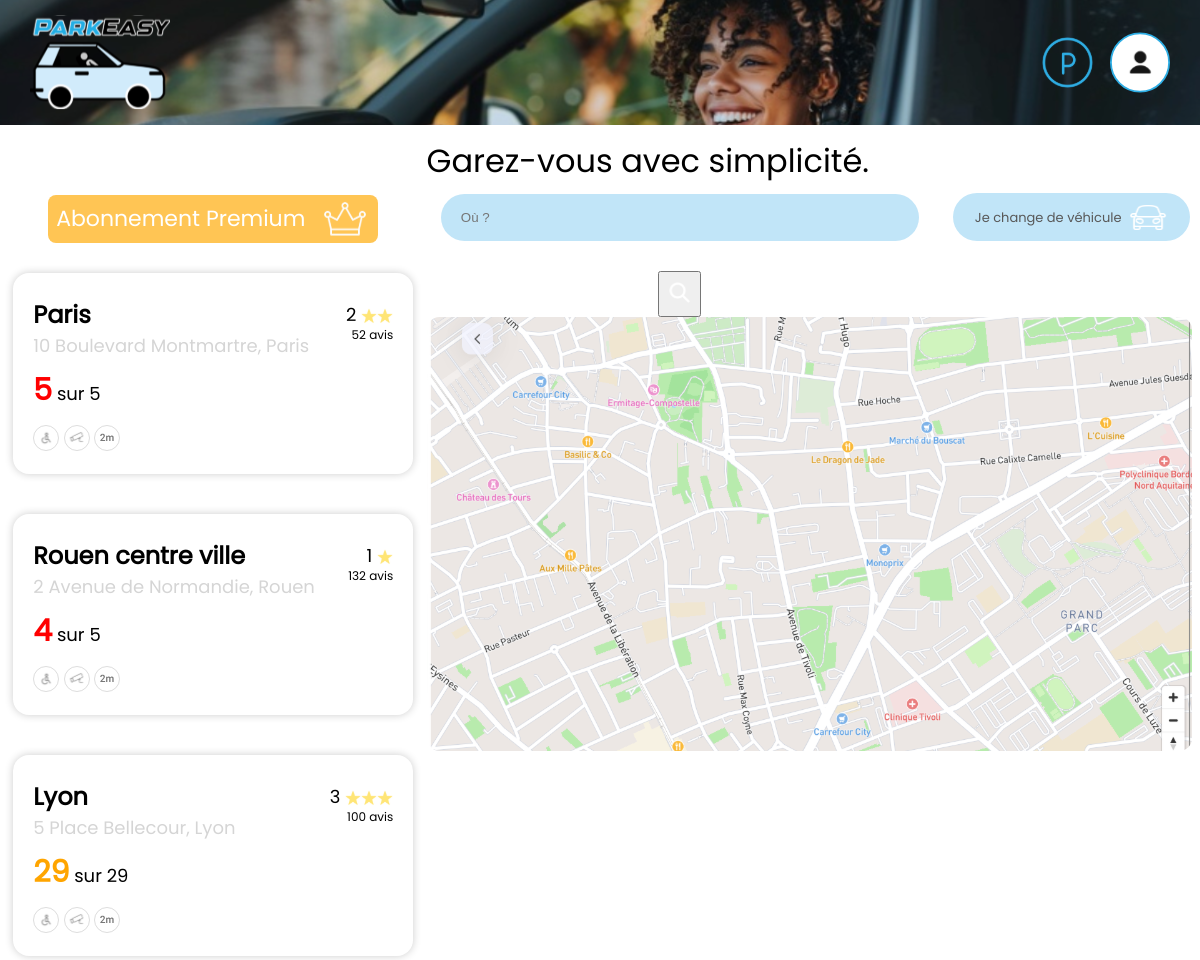
Page /home on the earlier database version.
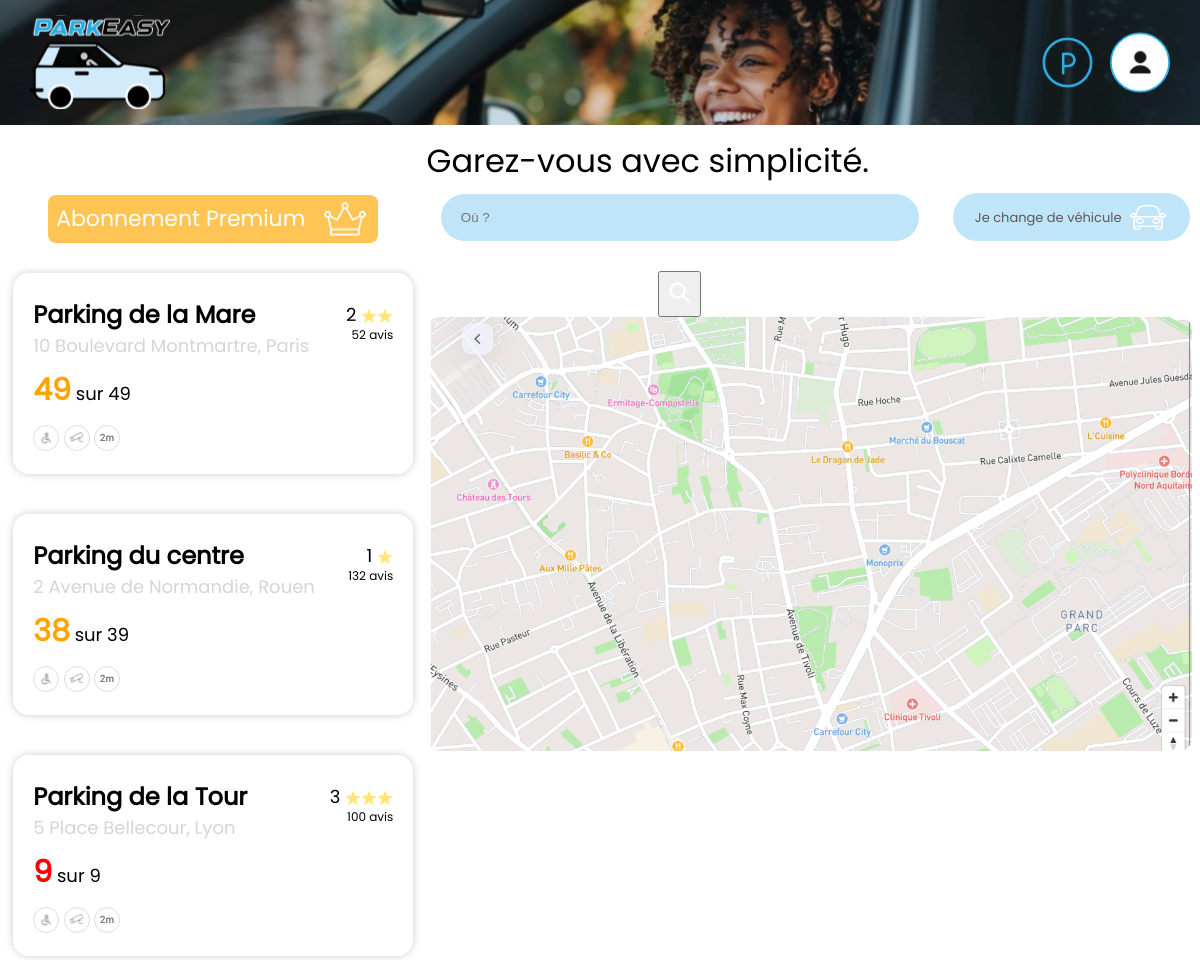
Same page on the later database version.
### tables this page shows
CREATE TABLE Parking (
        Park_Id INTEGER PRIMARY KEY AUTOINCREMENT,
        Nom_Parking TEXT UNIQUE NOT NULL,
        Adresse_Parking TEXT NOT NULL,
        Ville_Parking TEXT NOT NULL,
        Hauteur_max REAL NOT NULL,
        A_Places_handicapees INTEGER NOT NULL DEFAULT 0,
        Est_Sous_Surveillance INTEGER NOT NULL DEFAULT 0,
        Est_Couvert INTEGER NOT NULL DEFAULT 0,
        Est_Horaire_24h INTEGER NOT NULL DEFAULT 0 
    );

### app.py (the view, shortened to what this page needs)
@app.route('/home', methods=['GET','POST'])
def home():
    if request.method == 'GET':
        with connect_db() as db:
            cursor = db.cursor()
            cursor.execute("SELECT * FROM Parking")
            parkings =  cursor.fetchall()
            parking1 = random.choice(parkings)
            parkings.remove(parking1)
            parking2 = random.choice(parkings)
            parkings.remove(parking2)
            parking3 = random.choice(parkings)
            parkings.remove(parking3)
            cursor.execute("SELECT COUNT(Place.Place_Id) FROM Place LEFT JOIN Reservation ON Place.Place_Id = Reservation.Place_Id AND Reservation.Date_Fin_Reservation >= datetime('now') WHERE Place.Park_Id = ? AND Reservation.Place_Id IS NULL;", (parking1[0],))
            nombre_places_disponibles_parking1 = cursor.fetchone()[0]
            cursor.execute("SELECT COUNT(Place.Place_Id) FROM Place WHERE Park_Id = ?", (parking1[0],))
            nombre_places_totales_parking1 = cursor.fetchone()[0]
            if nombre_places_disponibles_parking1 < 25:
                color1 = 'red'
            elif nombre_places_disponibles_parking1 < 50:
                color1 = 'orange'
            else:
                color1 = 'green'
            cursor.execute("SELECT COUNT(Place.Place_Id) FROM Place LEFT JOIN Reservation ON Place.Place_Id = Reservation.Place_Id AND Reservation.Date_Fin_Reservation >= datetime('now') WHERE Place.Park_Id = ? AND Reservation.Place_Id IS NULL;", (parking2[0],))
            nombre_places_disponibles_parking2 = cursor.fetchone()[0]
            cursor.execute("SELECT COUNT(Place.Place_Id) FROM Place WHERE Park_Id = ?", (parking2[0],))
            nombre_places_totales_parking2 = cursor.fetchone()[0]
            if nombre_places_disponibles_parking2 < 25:
                color2 = 'red'
            elif nombre_places_disponibles_parking2 < 50:
                color2 = 'orange'
            else:
                color2 = 'green'
            cursor.execute("SELECT COUNT(Place.Place_Id) FROM Place LEFT JOIN Reservation ON Place.Place_Id = Reservation.Place_Id AND Reservation.Date_Fin_Reservation >= datetime('now') WHERE Place.Park_Id = ? AND Reservation.Place_Id IS NULL;", (parking3[0],))
            nombre_places_disponibles_parking3 = cursor.fetchone()[0]
            cursor.execute("SELECT COUNT(Place.Place_Id) FROM Place WHERE Park_Id = ?", (parking3[0],))
            nombre_places_totales_parking3 = cursor.fetchone()[0]
            if nombre_places_disponibles_parking3 < 25:
                color3 = 'red'
            elif nombre_places_disponibles_parking3 < 50:
                color3 = 'orange'
            else:
                color3 = 'green'
        return render_template('home.html', parking1=parking1, parking2=parking2, parking3=parking3, nombre_places_disponibles_parking1=nombre_places_disponibles_parking1, nombre_places_disponibles_parking2=nombre_places_disponibles_parking2, nombre_places_disponibles_parking3=nombre_places_disponibles_parking3, nombre_places_totales_parking1=nombre_places_totales_parking1, nombre_places_totales_parking2=nombre_places_totales_parking2, nombre_places_totales_parking3=nombre_places_totales_parking3, color1=color1, color2=color2, color3=color3)

### app.py (called while the page is built)
def connect_db():
    db_path = 'ParkEase.db'
    return sqlite3.connect(db_path)

### templates/home.html (shortened to what this page needs)
<!DOCTYPE html>
<html lang="fr">
<head>
    <link rel="stylesheet" href="/static/reset.css">
    <link rel="stylesheet" href="/static/home.css">
    <link rel="stylesheet" href="/static/global.css">
</head>
<div class="navbar">
    <img class="logo" src="../static/Picture/logo.svg" alt="logo">
    <div class="navaccount">
        <img class="indication" src="../static/Picture/indication.svg" alt="indication">
        <img class="account" src="../static/Picture/account.svg" alt="account">
    </div>
</div>
<body>
    <div class="wrapper">
        <div class="container">
            <div class="main">
                <div class="firstcontainer">
                    <a href="#" class="premiumcontainer">
                        <p class="abonnementpremium">Abonnement Premium</p>
                        <img class="premium" src="../static/Picture/Crown.svg" alt="logo">
                    </a>
                    <div class="cardcontainer">
                        <a href="/detailparking/{{parking1[0]}}" class="card">
                            <div class="leftcontainer">
                                <h2 class="cardtitle">{{ parking1[1] }}</h2>
                                <p class="cardparagraph">{{ parking1[2] }}</p>
                                <p class="cardnbplace"><span id="{{color1}}">{{ nombre_places_disponibles_parking1 }}</span> sur {{ nombre_places_totales_parking1 }}</p>
                                <div class="cardpicturecontainer">
                                    <img class="cardpicture" src="../static/Picture/handicap.svg" alt="handicap">
                                    <img class="cardpicture" src="../static/Picture/camera.svg" alt="camera">
                                    <img class="cardpicture" src="../static/Picture/hauteur.svg" alt="hauteur">
                                </div>
                            </div>
                            <div class="rightcontainer">
                                <div class="notecontainer">
                                    <p class="note">2</p>
                                    <img class="star" src="../static/Picture/Star.svg" alt="star">
                                    <img class="star" src="../static/Picture/Star.svg" alt="star">
                                </div>
                                <p class="nbavis">52 avis</p>
                            </div>
                        </a>
                        <a href="/detailparking/{{parking2[0]}}" class="card">
                            <div class="leftcontainer">
                                <h2 class="cardtitle">{{ parking2[1] }}</h2>
                                <p class="cardparagraph">{{ parking2[2] }}</p>
                                <p class="cardnbplace"><span id="{{color2}}">{{ nombre_places_disponibles_parking2 }}</span> sur {{ nombre_places_totales_parking2 }}</p>
                                <div class="cardpicturecontainer">
                                    <img class="cardpicture" src="../static/Picture/handicap.svg" alt="handicap">
                                    <img class="cardpicture" src="../static/Picture/camera.svg" alt="camera">
                                    <img class="cardpicture" src="../static/Picture/hauteur.svg" alt="hauteur">
                                </div>
                            </div>
                            <div class="rightcontainer">
                                <div class="notecontainer">
                                    <p class="note">1</p>
                                    <img class="star" src="../static/Picture/Star.svg" alt="star">
                                </div>
                                <p class="nbavis">132 avis</p>
                            </div>
                        </a>
                        <a href="/detailparking/{{parking3[0]}}" class="card">
                            <div class="leftcontainer">
                                <h2 class="cardtitle">{{ parking3[1] }}</h2>
                                <p class="cardparagraph">{{ parking3[2] }}</p>
                                <p class="cardnbplace"><span id="{{color3}}">{{ nombre_places_disponibles_parking3 }}</span> sur {{ nombre_places_totales_parking3 }}</p>
                                <div class="cardpicturecontainer">
                                    <img class="cardpicture" src="../static/Picture/handicap.svg" alt="handicap">
                                    <img class="cardpicture" src="../static/Picture/camera.svg" alt="camera">
                                    <img class="cardpicture" src="../static/Picture/hauteur.svg" alt="hauteur">
                                </div>
                            </div>
                            <div class="rightcontainer">
                                <div class="notecontainer">
                                    <p class="note">3</p>
                                    <img class="star" src="../static/Picture/Star.svg" alt="star">
                                    <img class="star" src="../static/Picture/Star.svg" alt="star">
                                    <img class="star" src="../static/Picture/Star.svg" alt="star">
                                </div>
                                <p class="nbavis">100 avis</p>
                            </div>
                        </a>
                    </div>
                </div>
                <div class="secondcontainerwrapper">
                    <div class="secondcontainer">
                        <div class="titlecontainer">
                            <h1 class="title">Garez-vous avec simplicité.</h1>
                        </div>
                        <div class="barrederecherche">
                            <form method="post" action="/home">
                                <input class="input" type="text" id="Nom_Parking" name="Nom_Parking" placeholder="Où ?" required>
                                <button type="submit" class="button"><img src="../static/Picture/Search.svg" alt="search"></button>
                            </form>
                                <div class="vehicule">
                                <p class="paragraphvehicule">Je change de véhicule</p>
                                <img class="car" src="../static/Picture/Car.svg" alt="car">
                            </div>
                        </div>
                        <div>
                            <img class="map" src="../static/Picture/map.svg" alt="map">
                        </div>
                    </div>
                </div>
            </div>
        </div>
    </div>
</body>
</html>

### static/home.css (style rules this page uses)
.wrapper { display: flex; align-items: center; justify-content: center; border-radius: 16px; font-family: "Poppins", sans-serif; color: white; text-align: center; margin-left: 5px; margin-right: 5px; margin-bottom: 5px; }
.container { width: 100%; }
.navbar { background-image: url('../static/Picture/Header.svg'); display: flex; height: 125px; justify-content: space-between; position: sticky; width: 100%; }
.logo { max-width: 140px; max-height: auto; margin-left: 30px; }
.account { max-width: 60px; max-height: auto; margin-right: 30px; }
.indication { max-width: 55px; max-height: auto; margin-right: 15px; }
.navaccount { display: flex; }
.titlecontainer { color: black; align-items: center; }
.input { border-radius: 300px; border: none; background-color: #C1E5F8; padding-left: 20px; margin-top: 17px; height: 45px; margin-bottom: 30px; }
.main { display: flex; margin-top: 20px; }
.firstcontainer { display: flex; flex-direction: column; align-items: center; }
.secondcontainer { display: flex; flex-direction: column; justify-content: flex-start; align-items: flex-start; }
.secondcontainerwrapper { display: flex; justify-content: center; }
.premiumcontainer { display: flex; align-items: center; justify-content: center; background-color: #FFC554; text-decoration: none; border-radius: 8px; transition: all 0.3s ease-in-out; margin-top: 50px; margin-bottom: 30px; }
.abonnementpremium { color: white; margin-left: 8px; font-size: 22px; }
.premium { margin-right: 8px; width: 50px; height: auto; margin-top: 2px; margin-bottom: 2px; margin-left: 15px; }
.title { font-size: 32px; }
.map, .barrederecherche, .title { margin-left: 5px; margin-right: 5px; }
.map { width: 99%; height: auto; }
.cardcontainer { display: flex; flex-direction: column; justify-content: flex-start; align-items: flex-start; text-align: start; }
.card { box-shadow: 0 0 8px rgba(0, 0, 0, 0.2); border-radius: 16px; margin-bottom: 40px; display: flex; text-decoration: none; color: black; transition: all 0.3s ease-in-out; width: 400px; justify-content: space-between; }
.cardtitle { font-size: 24px; margin-left: 20px; margin-right: 20px; margin-top: 30px; margin-bottom: 10px; font-weight: bold; }
.cardparagraph { margin-left: 20px; margin-right: 20px; margin-bottom: 20px; color: #D5D5D5; }
.cardnbplace { margin-left: 20px; margin-right: 20px; margin-bottom: 20px; }
#orange { color: orange; font-size: 30px; font-weight: bold; }
#red { color: red; font-size: 30px; font-weight: bold; }
.cardpicturecontainer { margin-left: 20px; margin-bottom: 20px; }
.notecontainer { display: flex; margin-top: 30px; justify-content: flex-end; align-items: flex-end; margin-bottom: 5px; }
.nbavis { font-size: 12px; }
.rightcontainer { display: flex; flex-direction: column; align-items: flex-end; margin-right: 20px; }
.note { margin-top: 3px; margin-right: 5px; }
.vehicule { background-color: #C1E5F8; display: flex; justify-content: center; align-items: center; border-radius: 300px; border: none; margin-top: 16px; height: 48px; padding-left: 20px; margin-left: 20px; padding-right: 20px; transition: all 0.3s ease-in-out; }
.paragraphvehicule { font-size: 13px; color: rgb(88, 88, 88); }
.barrederecherche { display: flex; }
.car { margin-left: 8px; }
@media screen and (min-width: 1100px) { .firstcontainer { width: 35%; } }
@media screen and (min-width: 1100px) { .secondcontainerwrapper { width: 65%; } }
@media screen and (min-width: 1100px) { .vehicule { width: 17vw; } }
@media screen and (min-width: 1100px) { .input { width: 38vw; } }

### static/global.css (style rules this page uses)
h1 { font-size: 56px; }
h2 { font-size: 40px; }
p { font-size: 18px; }

Differences in the rows shown:
changed Parking "10 Boulevard Montmartre, Paris": Nom_Parking "Paris" → "Parking de la Mare"
changed Parking "2 Avenue de Normandie, Rouen": Nom_Parking "Rouen centre ville" → "Parking du centre"
changed Parking "5 Place Bellecour, Lyon": Nom_Parking "Lyon" → "Parking de la Tour"
Other differences:
{{ nombre_places_disponibles_parking1 }}: "5" → "49"
{{ nombre_places_totales_parking1 }}: "5" → "49"
{{ nombre_places_disponibles_parking2 }}: "4" → "38"
{{ nombre_places_totales_parking2 }}: "5" → "39"
{{ nombre_places_disponibles_parking3 }}: "29" → "9"
{{ nombre_places_totales_parking3 }}: "29" → "9"
